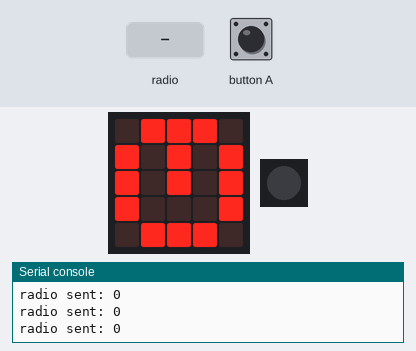
This program was run on a simulated Calliope mini (MakeCode). On the bench: the board's 5×5 LED display, 1 RGB LEDs in strip order, left to right, the last lines printed to the serial console. Inputs (shaded band) come from the test bench. No radio messages arrive unless stated (any console line starting 'radio sent:' is added by the test bench).

Above: at 1.2 s.
1.3 s: radio message "2" arrives
At 2.3 s:
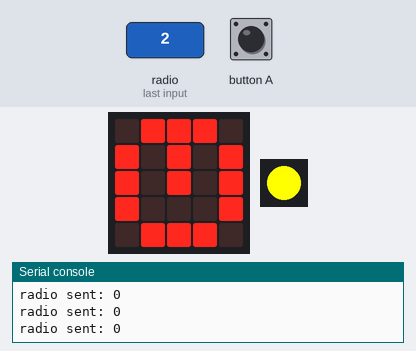
2.8 s: button A pressed for 0.15 s
At 3.15 s:
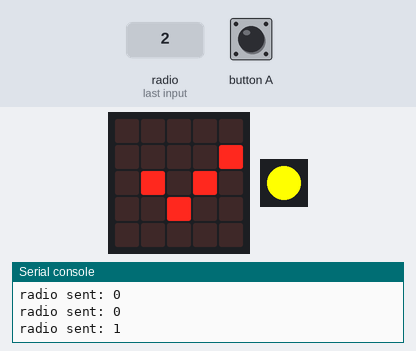
4.8 s: radio message "0" arrives
At 6.0 s:
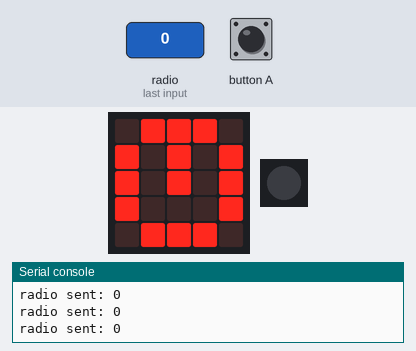
6.3 s: button A pressed for 1 s
At 7.3 s:
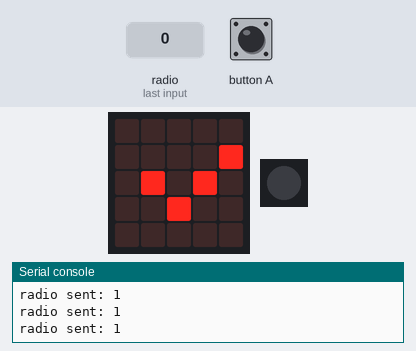
9.0 s: button A pressed for 3.2 s
Timing chart, 0 to 12.0 s (numbered marks = the images above; inputs shaded):
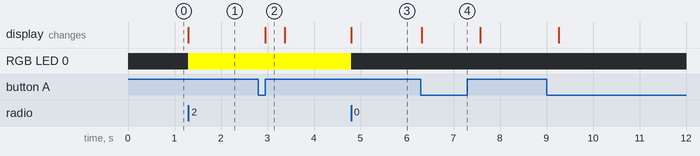

The program:

main.ts
```typescript
radio.onReceivedNumber(function (receivedNumber) {
    if (receivedNumber == 2) {
        basic.setLedColor(0xffff00)
    }
    if (receivedNumber == 0) {
        basic.turnRgbLedOff()
    }
})
radio.setGroup(74)
basic.forever(function () {
    if (input.buttonIsPressed(Button.A)) {
        radio.sendNumber(1)
        basic.showLeds(`
            . . . . .
            . . . . #
            . # . # .
            . . # . .
            . . . . .
            `)
    } else {
        radio.sendNumber(0)
        basic.showLeds(`
            . # # # .
            # . # . #
            # . # . #
            # . . . #
            . # # # .
            `)
    }
})
```

test.ts
```typescript
// Hier kann man Tests durchführen; diese Datei wird nicht kompiliert, wenn dieses Paket als Erweiterung verwendet wird.
```

Measured:
- after the input at 1.3 s, RGB LED 0: off → RGB(255, 255, 0) at once
- after the input at 2.8 s, the display: changes after 0.15 s (image 2)
- after the input at 4.8 s, RGB LED 0: RGB(255, 255, 0) → off at once
- after the input at 6.3 s, the display: changes at once (image 4)
